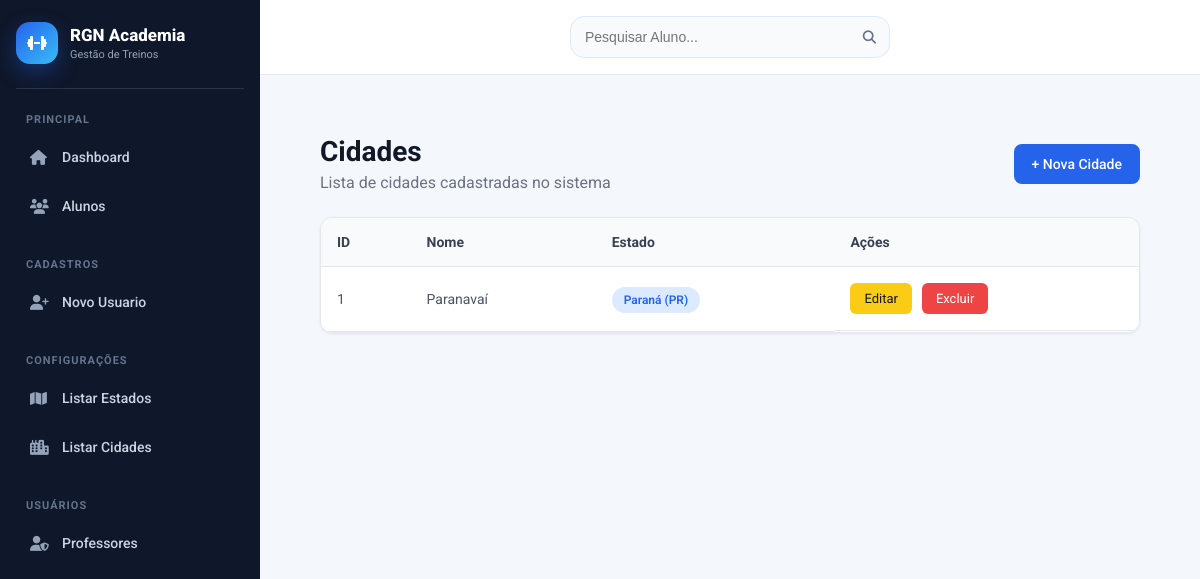
Before: /listar/cidade/ with the older database file.
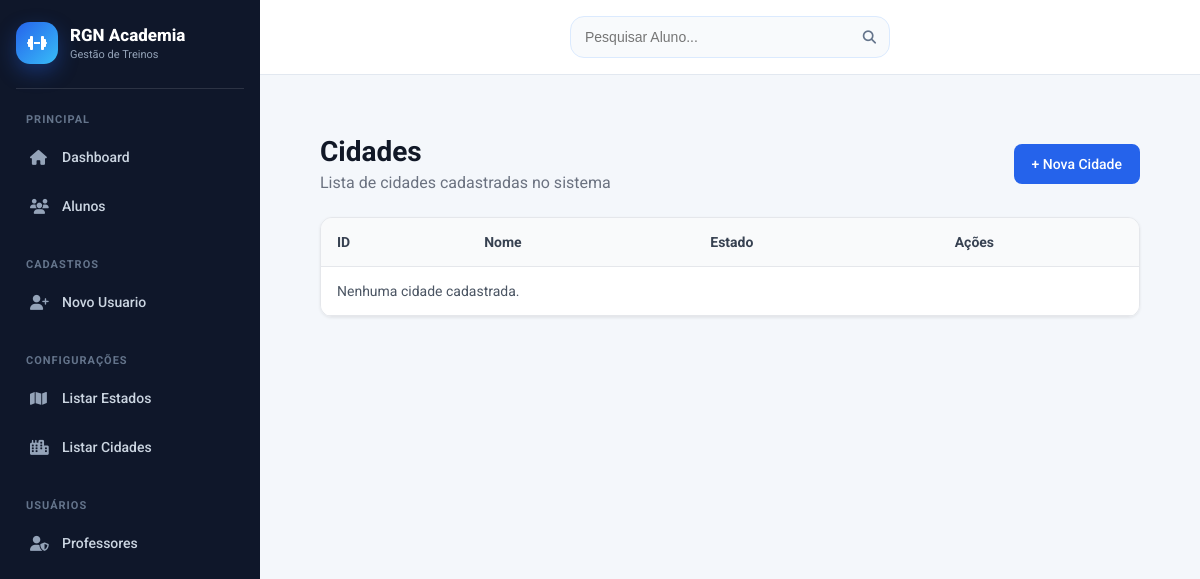
After: the same page with the newer database file.
### cadastros/models.py (models this page shows, shortened)
class Auditoria(models.Model):
    cadastrado_em = models.DateTimeField(auto_now_add=True, verbose_name="Cadastrado em")
    atualizado_em = models.DateTimeField(auto_now=True, verbose_name="Atualizado em")
    class Meta:
        abstract = True

class Cidade(Auditoria):
    nome = models.CharField(max_length=50, verbose_name="Nome da Cidade")
    estado = models.ForeignKey(Estado, on_delete=models.PROTECT)

class Estado(Auditoria):
    nome = models.CharField(max_length=50, verbose_name="Nome do Estado")
    sigla = models.CharField(max_length=2, verbose_name="Sigla")
    def __str__(self):
        return "{} ({})".format(self.nome, self.sigla)

### cadastros/views.py (the view)
# urls.py: path('listar/cidade/', CidadeList.as_view(), name="listar-cidade"),
class CidadeList(ListView):
    model = Cidade
    template_name = 'cadastros/listar_cidades.html'

### cadastros/templates/cadastros/listar_cidades.html
{% extends 'modelo.html' %}
{% load static %}
{% block css %}
<link rel="stylesheet" href="{% static 'css/cadastros/listar_cidades.css' %}">
<link rel="stylesheet" href="{% static 'css/paginas/modelo.css' %}">
{% endblock %}
{% block content %}
<div class="list-container">
    <div class="list-header">
        <div>
            <h2>Cidades</h2>
            <p>Lista de cidades cadastradas no sistema</p>
        </div>
        <a href="{% url 'cadastrar-cidade' %}" class="btn-novo">
            + Nova Cidade
        </a>
    </div>
    <div class="table-container">
        <table class="table-list">
            <thead>
                <tr>
                    <th>ID</th>
                    <th>Nome</th>
                    <th>Estado</th>
                    <th>Ações</th>
                </tr>
            </thead>
            <tbody>
                {% for cidade in object_list %}
                <tr>
                    <td>{{ cidade.id }}</td>
                    <td>{{ cidade.nome }}</td>
                    <td><span class="badge">{{ cidade.estado }}</span></td>
                    <td class="acoes">
                        <a href="{% url 'editar-cidade' cidade.id %}" class="btn-editar">Editar</a>
                        <a href="{% url 'excluir-cidade' cidade.id %}" class="btn-deletar">Excluir</a>
                    </td>
                </tr>
                {% empty %}
                <tr>
                    <td colspan="4" class="sem-registro">Nenhuma cidade cadastrada.</td>
                </tr>
                {% endfor %}
            </tbody>
        </table>
    </div>
</div>
{% endblock %}

Changed rows visible on the page:
removed Cidade: id "1", nome "Paranavaí", estado "Paraná (PR)"
Other visible differences:
text now shown: "Nenhuma cidade cadastrada."
